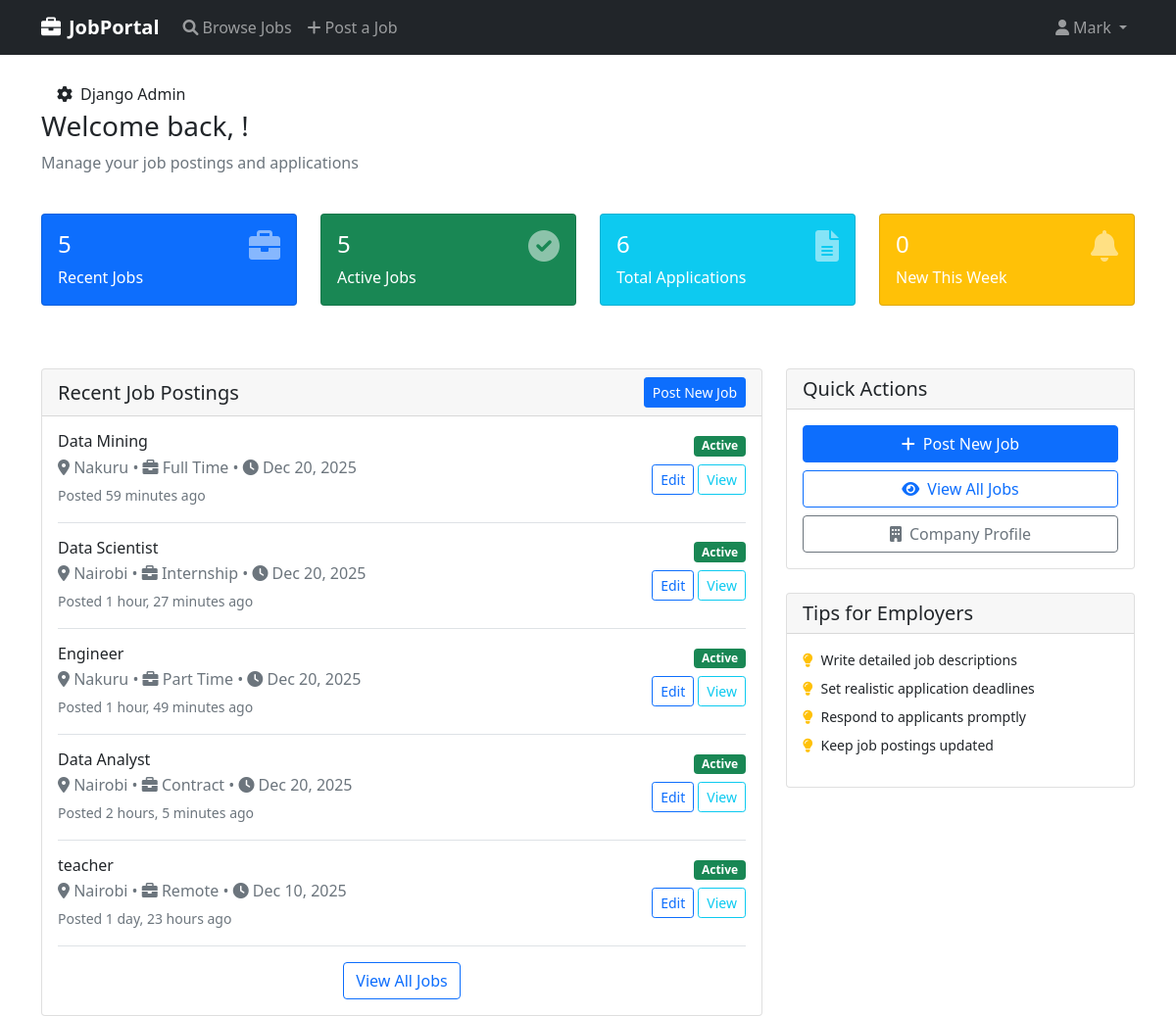
/dashboard/ (signed in), run on the app's committed database.
### users/models.py (models this page shows, shortened)
class CustomUser(AbstractUser):
    USER_TYPES = [
        ('job_seeker', 'Job Seeker'),
        ('employer', 'Employer'),
        ('admin', 'Administrator'),
    ]
    user_type = models.CharField(max_length=20, choices=USER_TYPES, default='job_seeker')
    phone_number = models.CharField(max_length=15, blank=True)
    profile_picture = models.ImageField(upload_to='profile_pics/', blank=True, null=True)

### jobs/models.py (models this page shows, shortened)
class Job(models.Model):
    JOB_TYPES = [
        ('full_time', 'Full Time'),
        ('part_time', 'Part Time'),
        ('contract', 'Contract'),
        ('internship', 'Internship'),
        ('remote', 'Remote'),
    ]
    EXPERIENCE_LEVELS = [
        ('entry', 'Entry Level'),
        ('mid', 'Mid Level'),
        ('senior', 'Senior Level'),
    ]
    title = models.CharField(max_length=200)
    company = models.ForeignKey(Company, on_delete=models.CASCADE)
    employer = models.ForeignKey(settings.AUTH_USER_MODEL, on_delete=models.CASCADE, related_name='jobs')
    description = models.TextField()
    requirements = models.TextField()
    location = models.CharField(max_length=100)
    job_type = models.CharField(max_length=20, choices=JOB_TYPES)
    experience_level = models.CharField(max_length=20, choices=EXPERIENCE_LEVELS, default='entry')
    salary = models.DecimalField(
        max_digits=10,
        decimal_places=2,
        blank=True,
        null=True,
        validators=[MinValueValidator(0)]
    )
    application_deadline = models.DateTimeField()
    is_active = models.BooleanField(default=True)
    created_at = models.DateTimeField(auto_now_add=True)
    updated_at = models.DateTimeField(auto_now=True)
    class Meta:
        ordering = ['-created_at']

### common/views.py (the view, shortened to what this page needs)
# urls.py: path('dashboard/', views.dashboard, name='dashboard'),
@login_required
def dashboard(request):
    user_type = request.user.user_type
    context = {'user_type': user_type}
    if user_type == 'job_seeker':
        applications = Application.objects.filter(applicant=request.user).select_related('job').order_by('-applied_date')[:5]
        saved_jobs_count = SavedJob.objects.filter(user=request.user).count()
        context.update({
            'recent_applications': applications,
            'saved_jobs_count': saved_jobs_count,
        })
        template = 'common/job_seeker_dashboard.html'
    elif user_type == 'employer':
        jobs = Job.objects.filter(employer=request.user).order_by('-created_at')
        recent_jobs = jobs[:5]
        total_applications = Application.objects.filter(job__employer=request.user).count()
        active_jobs = jobs.filter(is_active=True).count()
        unread_count = Notification.objects.filter(user=request.user, is_read=False).count()
        applicant_stats = Application.objects.filter(
            job__employer=request.user
        ).values('status').annotate(count=Count('status'))
        context.update({
            'recent_jobs': recent_jobs,
            'total_applications': total_applications,
            'active_jobs': active_jobs,
            'applicant_stats': applicant_stats,
            'unread_count': unread_count,
        })
        template = 'common/employer_dashboard.html'
    return render(request, template, context)

### common/templates/common/employer_dashboard.html (shortened to what this page needs)
{% extends 'common/base.html' %}
{% block content %}
<div class="row mb-4">
    <div class="col">
        <h1 class="h3">Welcome back, {{ user.employerprofile.company_name }}!</h1>
        <p class="text-muted">Manage your job postings and applications</p>
    </div>
</div>
<div class="row mb-5">
    <div class="col-md-3 mb-3">
        <div class="card bg-primary text-white">
            <div class="card-body">
                <div class="d-flex justify-content-between">
                    <div>
                        <h4 class="card-title">{{ recent_jobs|length }}</h4>
                        <p class="card-text">Recent Jobs</p>
                    </div>
                    <div>
                        <i class="fas fa-briefcase fa-2x opacity-50"></i>
                    </div>
                </div>
            </div>
        </div>
    </div>
    <div class="col-md-3 mb-3">
        <div class="card bg-success text-white">
            <div class="card-body">
                <div class="d-flex justify-content-between">
                    <div>
                        <h4 class="card-title">{{ active_jobs }}</h4>
                        <p class="card-text">Active Jobs</p>
                    </div>
                    <div>
                        <i class="fas fa-check-circle fa-2x opacity-50"></i>
                    </div>
                </div>
            </div>
        </div>
    </div>
    <div class="col-md-3 mb-3">
        <div class="card bg-info text-white">
            <div class="card-body">
                <div class="d-flex justify-content-between">
                    <div>
                        <h4 class="card-title">{{ total_applications }}</h4>
                        <p class="card-text">Total Applications</p>
                    </div>
                    <div>
                        <i class="fas fa-file-alt fa-2x opacity-50"></i>
                    </div>
                </div>
            </div>
        </div>
    </div>
    <div class="col-md-3 mb-3">
        <div class="card bg-warning text-white">
            <div class="card-body">
                <div class="d-flex justify-content-between">
                    <div>
                        <h4 class="card-title">0</h4>
                        <p class="card-text">New This Week</p>
                    </div>
                    <div>
                        <i class="fas fa-bell fa-2x opacity-50"></i>
                    </div>
                </div>
            </div>
        </div>
    </div>
</div>
<div class="row">
    <div class="col-md-8">
        <div class="card">
            <div class="card-header d-flex justify-content-between align-items-center">
                <h5 class="mb-0">Recent Job Postings</h5>
                <a href="{% url 'create_job' %}" class="btn btn-primary btn-sm">Post New Job</a>
            </div>
            <div class="card-body">
                {% if recent_jobs %}
                    {% for job in recent_jobs %}
                    <div class="border-bottom pb-3 mb-3">
                        <div class="d-flex justify-content-between align-items-start">
                            <div>
                                <h6 class="mb-1">{{ job.title }}</h6>
                                <p class="text-muted mb-1">
                                    <i class="fas fa-map-marker-alt"></i> {{ job.location }} •
                                    <i class="fas fa-briefcase"></i> {{ job.get_job_type_display }} •
                                    <i class="fas fa-clock"></i> {{ job.application_deadline|date:"M d, Y" }}
                                </p>
                                <small class="text-muted">Posted {{ job.created_at|timesince }} ago</small>
                            </div>
                            <div class="text-end">
                                <span class="badge {% if job.is_active %}bg-success{% else %}bg-secondary{% endif %} mb-2">
                                    {% if job.is_active %}Active{% else %}Inactive{% endif %}
                                </span>
                                <div>
                                    <a href="{% url 'edit_job' job.id %}" class="btn btn-sm btn-outline-primary">Edit</a>
                                    <a href="{% url 'job_detail' job.id %}" class="btn btn-sm btn-outline-info">View</a>
                                </div>
                            </div>
                        </div>
                    </div>
                    {% endfor %}
                    <div class="text-center mt-3">
                        <a href="{% url 'employer_dashboard' %}" class="btn btn-outline-primary">View All Jobs</a>
                    </div>
                {% endif %}
            </div>
        </div>
    </div>
    <div class="col-md-4">
        <div class="card">
            <div class="card-header">
                <h5 class="mb-0">Quick Actions</h5>
            </div>
            <div class="card-body">
                <div class="d-grid gap-2">
                    <a href="{% url 'create_job' %}" class="btn btn-primary">
                        <i class="fas fa-plus me-2"></i>Post New Job
                    </a>
                    <a href="{% url 'employer_dashboard' %}" class="btn btn-outline-primary">
                        <i class="fas fa-eye me-2"></i>View All Jobs
                    </a>
                    <a href="{% url 'profile' %}" class="btn btn-outline-secondary">
                        <i class="fas fa-building me-2"></i>Company Profile
                    </a>
                </div>
            </div>
        </div>
        <div class="card mt-4">
            <div class="card-header">
                <h5 class="mb-0">Tips for Employers</h5>
            </div>
            <div class="card-body">
                <ul class="list-unstyled small">
                    <li class="mb-2"><i class="fas fa-lightbulb text-warning me-2"></i>Write detailed job descriptions</li>
                    <li class="mb-2"><i class="fas fa-lightbulb text-warning me-2"></i>Set realistic application deadlines</li>
                    <li class="mb-2"><i class="fas fa-lightbulb text-warning me-2"></i>Respond to applicants promptly</li>
                    <li><i class="fas fa-lightbulb text-warning me-2"></i>Keep job postings updated</li>
                </ul>
            </div>
        </div>
    </div>
</div>
{% endblock %}

### common/templates/common/base.html (shortened to what this page needs)
<!DOCTYPE html>
<html lang="en">
<head>
    <link href="https://cdn.jsdelivr.net/npm/bootstrap@5.1.3/dist/css/bootstrap.min.css" rel="stylesheet">
    <link rel="stylesheet" href="https://cdnjs.cloudflare.com/ajax/libs/font-awesome/6.0.0/css/all.min.css">
</head>
<body>
    <nav class="navbar navbar-expand-lg navbar-dark bg-dark">
    <div class="container">
        <a class="navbar-brand" href="{% url 'home' %}">
            <i class="fas fa-briefcase me-2"></i>JobPortal
        </a>
        <div class="collapse navbar-collapse" id="navbarNav">
            <ul class="navbar-nav me-auto">
                <li class="nav-item">
                    <a class="nav-link" href="{% url 'job_list' %}">
                        <i class="fas fa-search me-1"></i>Browse Jobs
                    </a>
                </li>
                {% if user.is_authenticated and user.user_type == 'employer' %}
                <li class="nav-item">
                    <a class="nav-link" href="{% url 'create_job' %}">
                        <i class="fas fa-plus me-1"></i>Post a Job
                    </a>
                </li>
                {% endif %}
            </ul>
            <ul class="navbar-nav ms-auto">
                {% if user.is_authenticated %}
                <li class="nav-item dropdown">
                    <a class="nav-link dropdown-toggle" href="#" id="navbarDropdown" role="button" data-bs-toggle="dropdown">
                        <i class="fas fa-user me-1"></i>{{ user.username }}
                    </a>
                </li>
                {% endif %}
            </ul>
        </div>
    </div>
</nav>
    <div class="container mt-4">
         <footer>
            <a class="dropdown-item" href="/admin/" target="_blank">
                            <i class="fas fa-cog me-2"></i>Django Admin
                        </a>
                    </footer>
        {% block content %}
        {% endblock %}
    </div>
</body>
</html>

### common/templates/common/base.html (style rules this page uses)
.navbar-brand { font-weight: bold; }

### data on the page
CustomUser: username "Mark"
Job: title "Data Mining", location "Nakuru", job_type "Full Time", application_deadline "Dec 20, 2025", created_at "59 minutes", is_active "Active"
Job: title "Data Scientist", location "Nairobi", job_type "Internship", application_deadline "Dec 20, 2025", created_at "1 hour, 27 minutes", is_active "Active"
Job: title "Engineer", location "Nakuru", job_type "Part Time", application_deadline "Dec 20, 2025", created_at "1 hour, 49 minutes", is_active "Active"
Job: title "Data Analyst", location "Nairobi", job_type "Contract", application_deadline "Dec 20, 2025", created_at "2 hours, 5 minutes", is_active "Active"
Job: title "teacher", location "Nairobi", job_type "Remote", application_deadline "Dec 10, 2025", created_at "1 day, 23 hours", is_active "Active"

### other printed values
{{ recent_jobs|length }} "5"
{{ active_jobs }} "5"
{{ total_applications }} "6"
